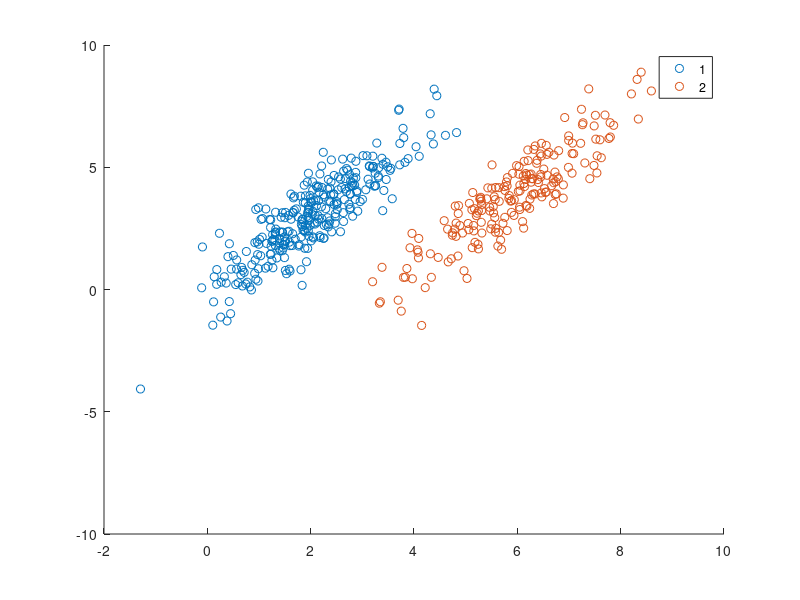

The MATLAB script that drew this image: (Note: this script raises an error after producing the figure.)
%% esempio con gruppi ellittici e senza contaminazione

% Simuliamo due semplici gruppi ellittici in due variabili
n1=300;
n2=200;
v=2;

rng('default');
mu1    = [2 3];
Sigma1 = [1 1.5; 1.5 3];
%Sigma1 = [1 0; 0 1];
Y1     = mvnrnd(mu1,Sigma1,n1);

mu2    = [6 4];
Sigma2 = [1 1.5; 1.5 3];
%Sigma2 = [3 0; 0 3];
Y2     = mvnrnd(mu2,Sigma2,n2);

group = ones(n1+n2,1);
group(n1+1:n1+n2)  =2;

Y=[Y1;Y2];
gscatter(Y(:,1),Y(:,2),group);

% eseguiamo Kmeans e Tclust
% Eseguiamo le k-medie e Tclust
close all
alpha   = 0;		% percentuale di trimming
k       = 2;		% numero dei gruppi
c       = 10;		% restrizione per TCLUST
out_Kmeans = tkmeans(Y,k,alpha,'plots',1);
out_Tclust = tclust(Y,k,alpha,c,'plots',1);

%% esempio con gruppi sferici e con contaminazione

% Simuliamo due gruppi circolari in due variabili
rng('default');
n1=300;
n2=200;

mu1    = [2 3];
Sigma1 = [0.4 0; 0 0.4];
Y1     = mvnrnd(mu1,Sigma1,n1);

mu2    = [6 4];
Sigma2 = [0.6 0; 0 0.6];
Y2     = mvnrnd(mu2,Sigma2,n2);

% aggiungiamo contaminazione concentrata di 50 osservazioni
n3 = 50;
cont = [3 , 5] + 0.1.*randn(n3,2);

group = ones(n1+n2,1);
group(n1+1:n1+n2)  =2;
group(n1+n2+1 : n1+n2+n3)=0;

Y=[Y1;Y2;cont];
gscatter(Y(:,1),Y(:,2),group);

close all

% percentuale di contaminazione, un po' inflazionata (denominatore senza n3)
alphareal = n3/(n1+n2);

% k-medie classico su due gruppi
out_Kmeans=tkmeans(Y,2,0,'plots',1);
% k-medie con trimming, su due gruppi
out_TKmeans2=tkmeans(Y,2,alphareal,'plots',1);
% k-medie classico, ma su tre gruppi
out_TKmeans3=tkmeans(Y,3,0,'plots',1);

%% esempio di monitoraggio del livello di trimming

% Y generato come da esempio precedente

k       = 2;		
c       = 2;		
alpha_vec = 0.00:0.02:0.14;
tclusteda(Y,k,alpha_vec,c,'plots',1);

%% esempio di monitoraggio del fattore di restrizione e del numero di gruppi

% Y generato come da esempio precedente

cc=[1 2 4 8 16];
outIC=tclustIC(Y,'plots',1,'alpha',0.1,'cc',cc);

